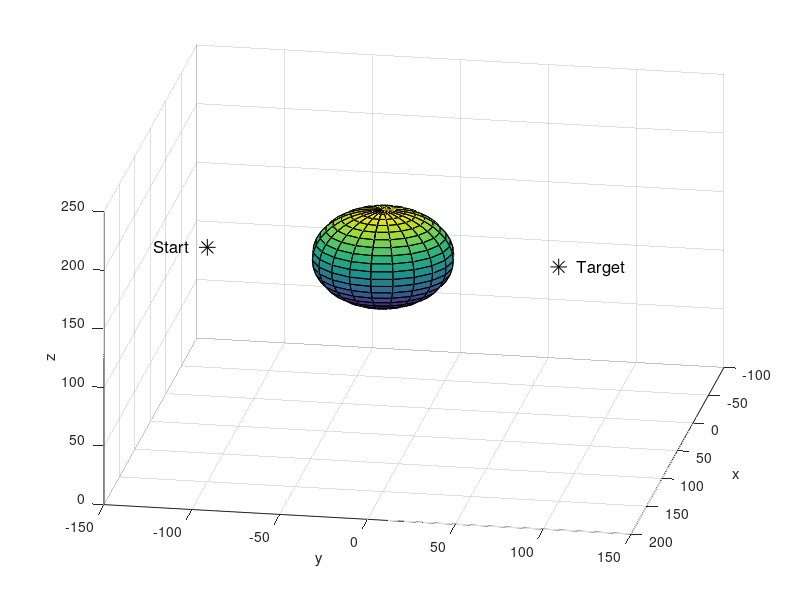

Recreate this plot in MATLAB. (Note: this script raises an error after producing the figure.)
%%%%%%%%%%%%%%%%%%%%%%%%%%%%%%%%%%%%%%%%%%%%%%
% Obstacle avoidance script
% Greg Baker
%%%%%%%%%%%%%%%%%%%%%%%%%%%%%%%%%%%%%%%%%%%%%%
clear all
close all
clc

%% Location of waypoints and obstacles

% location of Start and End points [x y z] (mm)
    p(1,:) = [150, -100, 200];
    p(2,:) = [150, 100, 200];

% Location and radius of spherical objects (mm)
    h = 150;
    j = 0;   % Second sphere at j = +50 (mm)
    k = 200
    r = 40;

%% Straight line to target

% Number of points between start point and target
    n = 20;

% Pitch kept constant and zero throughout
    pitch = 0;

% Initialise matrices for intermediate points
    x = zeros(1,n);
    y = zeros(1,n);
    z = zeros(1,n);

% Index variables
    i = 1;
    m = 1;

% Set first point to starting point
    x(i) = p(1,1);
    y(i) = p(1,2);
    z(i) = p(1,3);

% Coordinate system for spherical obstacles   
    [xs,ys,zs] = sphere;

% Initialise figure with start and end point and spherical obstacles
    figure(1)
    grid on
    hold on
    view([100 30])
    xlabel('x')
    ylabel('y')
    zlabel('z')
    xlim([-100 200])
    ylim([-150 150])
    zlim([0  250])
    
% Plot spherical obstacles
    surf(xs*r+h, ys*r+j, zs*r+k)
    surf(xs*r+h, ys*r-j, zs*r+k)
    
% Show location of start point in 3D plot
    plot3(p(2,1), p(2,2), p(2,3), 'k*', 'MarkerSize', 12)
    text(p(2,1), p(2,2)+10, p(2,3), 'Target', 'FontSize', 12)
    
% Show location of start point in 3D plot
    plot3(p(1,1), p(1,2), p(1,3), 'k*', 'MarkerSize', 12)
    text(p(1,1), p(1,2)-10, p(1,3), 'Start', 'FontSize', 12, 'HorizontalALignment', 'right')

while round(x(i)) ~= p(2,1) || round(y(i)) ~= p(2,2) || round(z(i) ~= p(2,3))
    % Matrix of sampling points
        x(:) = linspace(x(i), p(2,1), n);
        y(:) = linspace(y(i), p(2,2), n);
        z(:) = linspace(z(i), p(2,3), n);

    for i = 1:n

        if (x(i)-h)^2 + (y(i)-j)^2 + (z(i)-k)^2 < (r+5)^2 || (x(i)-h)^2 + (y(i)+j)^2 + (z(i)-k)^2 < (r+5)^2
            random = rand(1);
            if random <= (1/2)
                z(i) = z(i) + 5;
            else
                x(i) = x(i) - 5;
            end
            break
        end

        joint_angles = inverse_kinematics(x(i),y(i),z(i),pitch);

        coords = Forward_Kinematics(joint_angles);
        
        for l = 1:3
            poe(l,m) = coords(l,6);
        end
        
        if exist('h2')
            set(h2,'Visible','off')
        end
        h2 = plot3(coords(1,:), coords(2,:), coords(3,:), 'b', 'LineWidth', 2);
        pause(0.3)
        plot3(poe(1,:), poe(2,:), poe(3,:), 'r--', 'LineWidth', 2)
        m = m+1;
    end
    
end

    